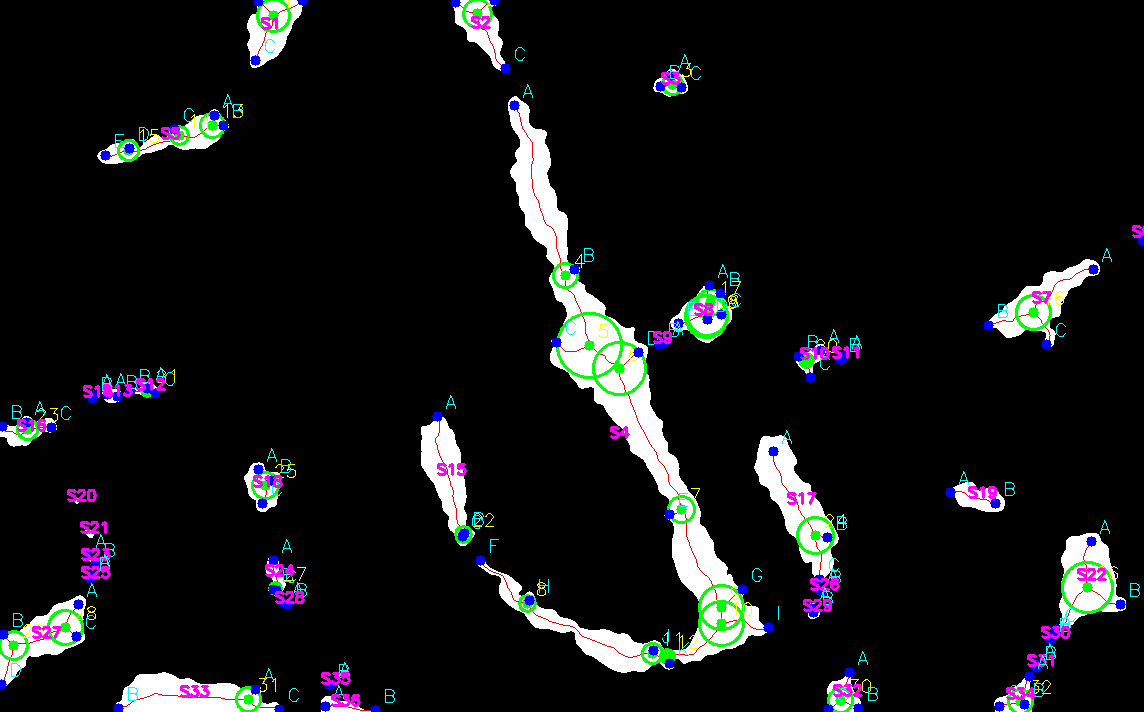
#> input picture circle_image.png, 1144 x 712 px
$ python -i preprocess.py   (imports and definitions only)
#> lines starting #> are read from the running program, lines starting #| are printed output that depends on the picture; after the words box and inside, x2 and y2 are one past the last pixel; in counts of white or black regions, pixels touching at a corner belong together
import cv2 as cv
import numpy as np

def resize_image(image: np.ndarray, resize_image_path: str, scale: int = 8) -> np.ndarray:
    img = cv.cvtColor(image, cv.COLOR_BGR2RGB)
    h, w, _ = img.shape
    resized = cv.resize(img, (w * scale, h * scale), interpolation=cv.INTER_LANCZOS4)
    cv.imwrite(resize_image_path, cv.cvtColor(resized, cv.COLOR_RGB2BGR))
    return resized

def convert_image(image: np.ndarray) -> np.ndarray:
    # Apply Gaussian blur to smooth edges
    gray = cv.cvtColor(image, cv.COLOR_RGB2GRAY)
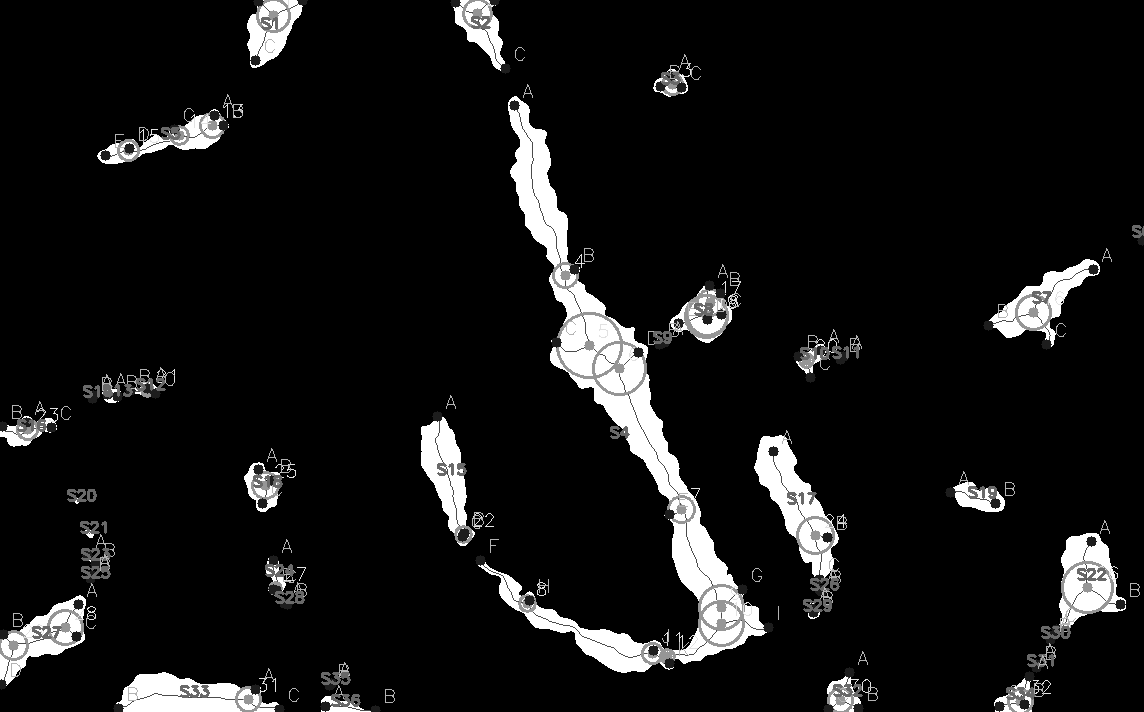
#> gray: shape (712, 1144); min 0, max 255, mean 20.5
    blurred = cv.GaussianBlur(gray, (5, 5), 1.0)

    # Adaptive thresholding for better bone segmentation
    thresh = cv.adaptiveThreshold(
        blurred, 255, cv.ADAPTIVE_THRESH_GAUSSIAN_C, cv.THRESH_BINARY_INV, 11, 2
    )
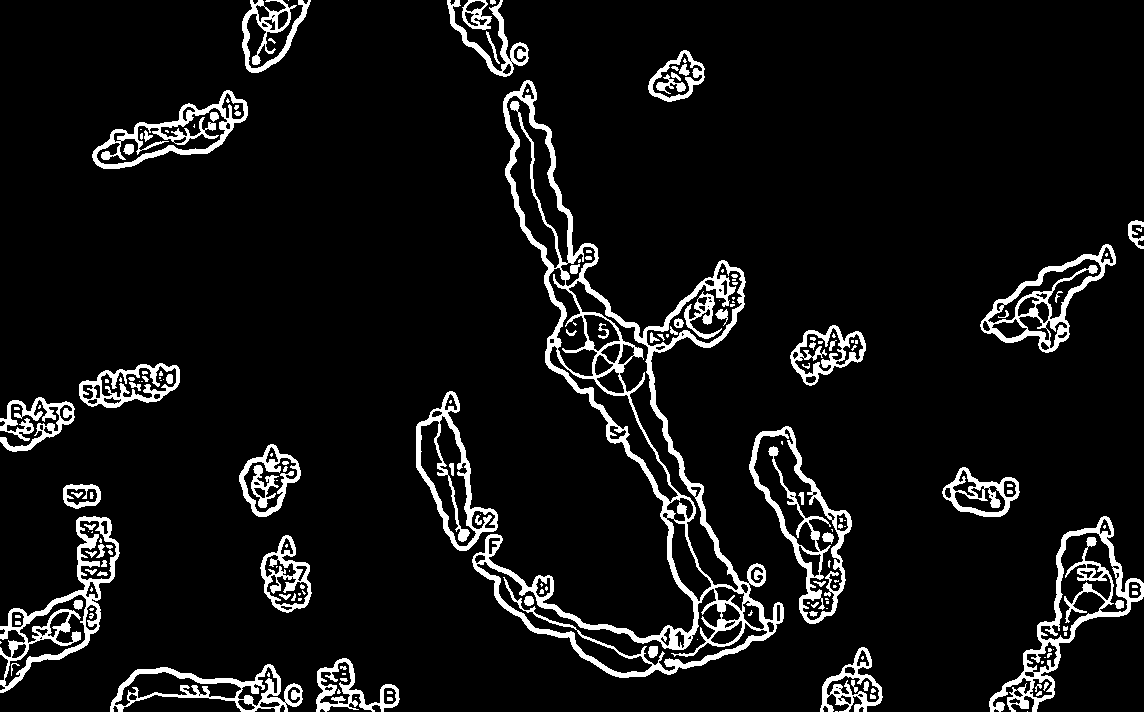
#> thresh: shape (712, 1144); 7.8% white; 188 white regions (95 under 20 px), largest, box (x1, y1, x2, y2) and area: (472, 80, 784, 678) 18785, (989, 516, 1144, 712) 4737, (0, 516, 120, 693) 3962

    # Morphological operations with smaller kernel and fewer iterations to minimize erosion
    kernel = np.ones((3, 3), np.uint8)
    thresh = cv.morphologyEx(thresh, cv.MORPH_OPEN, kernel, iterations=1)
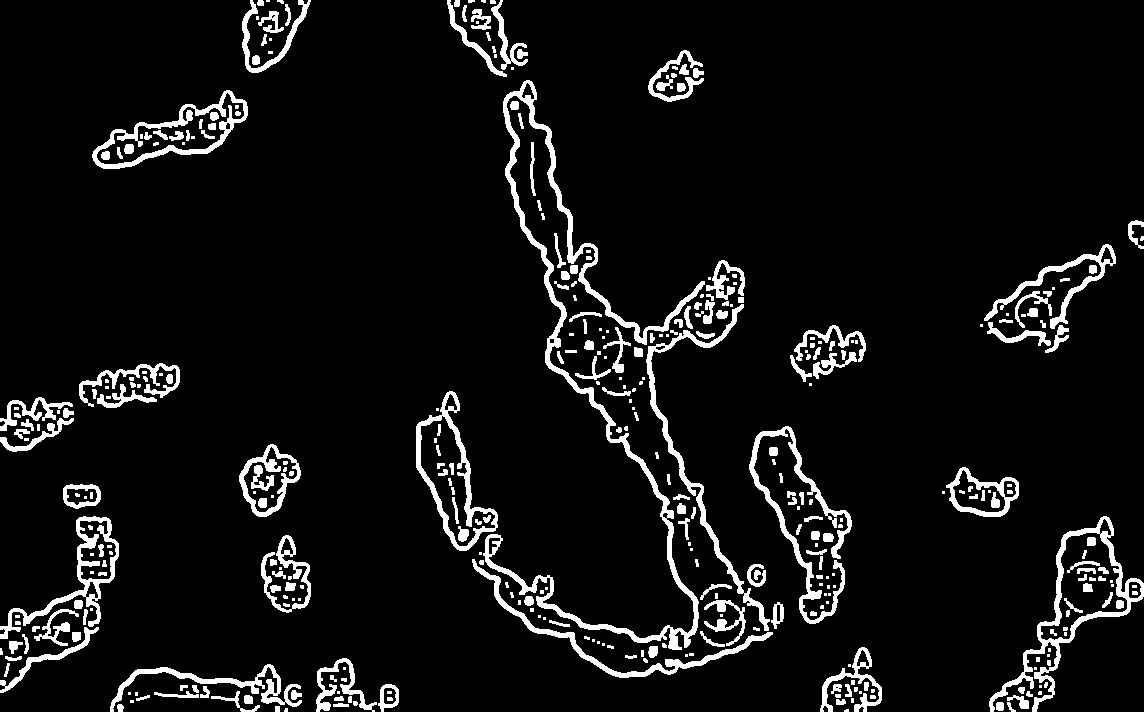
#> thresh: shape (712, 1144); 7% white; 382 white regions (142 under 20 px), largest, box (x1, y1, x2, y2) and area: (483, 80, 705, 650) 8045, (989, 516, 1144, 712) 3196, (749, 426, 852, 624) 2723
    thresh = cv.dilate(thresh, kernel, iterations=1)  # Add dilation to recover edges
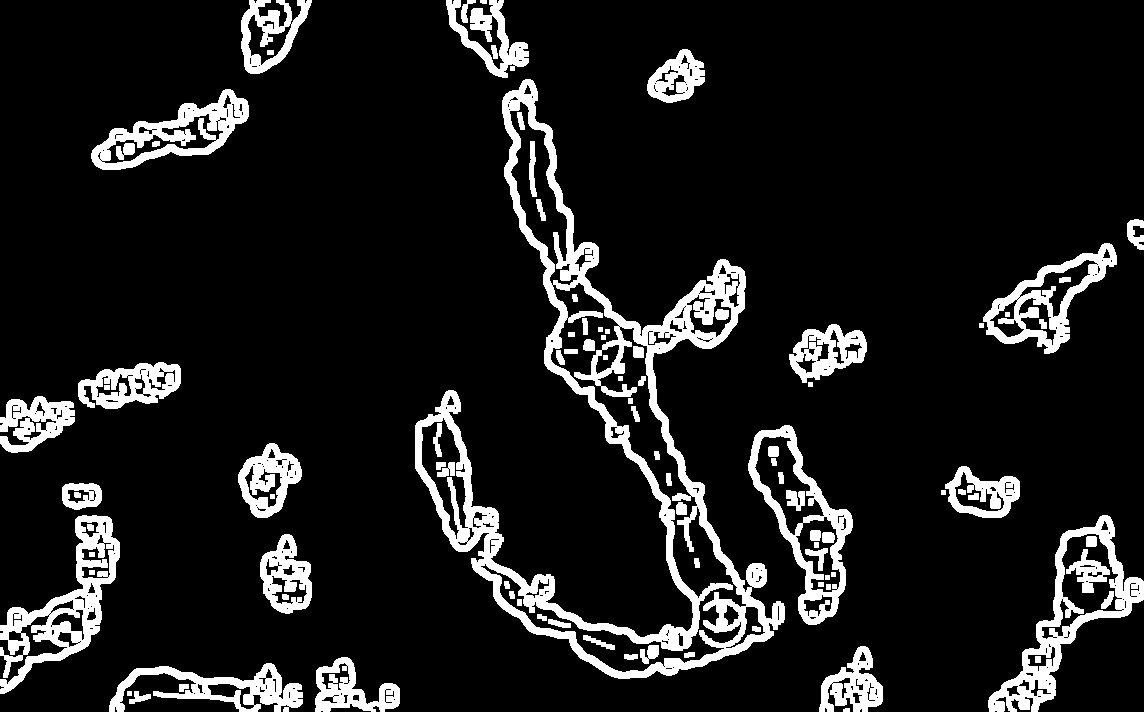
#> thresh: shape (712, 1144); 11.3% white; 97 white regions, largest, box (x1, y1, x2, y2) and area: (415, 79, 785, 679) 30058, (0, 515, 120, 694) 6357, (988, 515, 1144, 712) 6129

    return thresh

>>> import cv2
>>> picture = cv2.cvtColor(cv2.imread('../circle_image.png'), cv2.COLOR_BGR2RGB)
>>> result = convert_image(picture)
